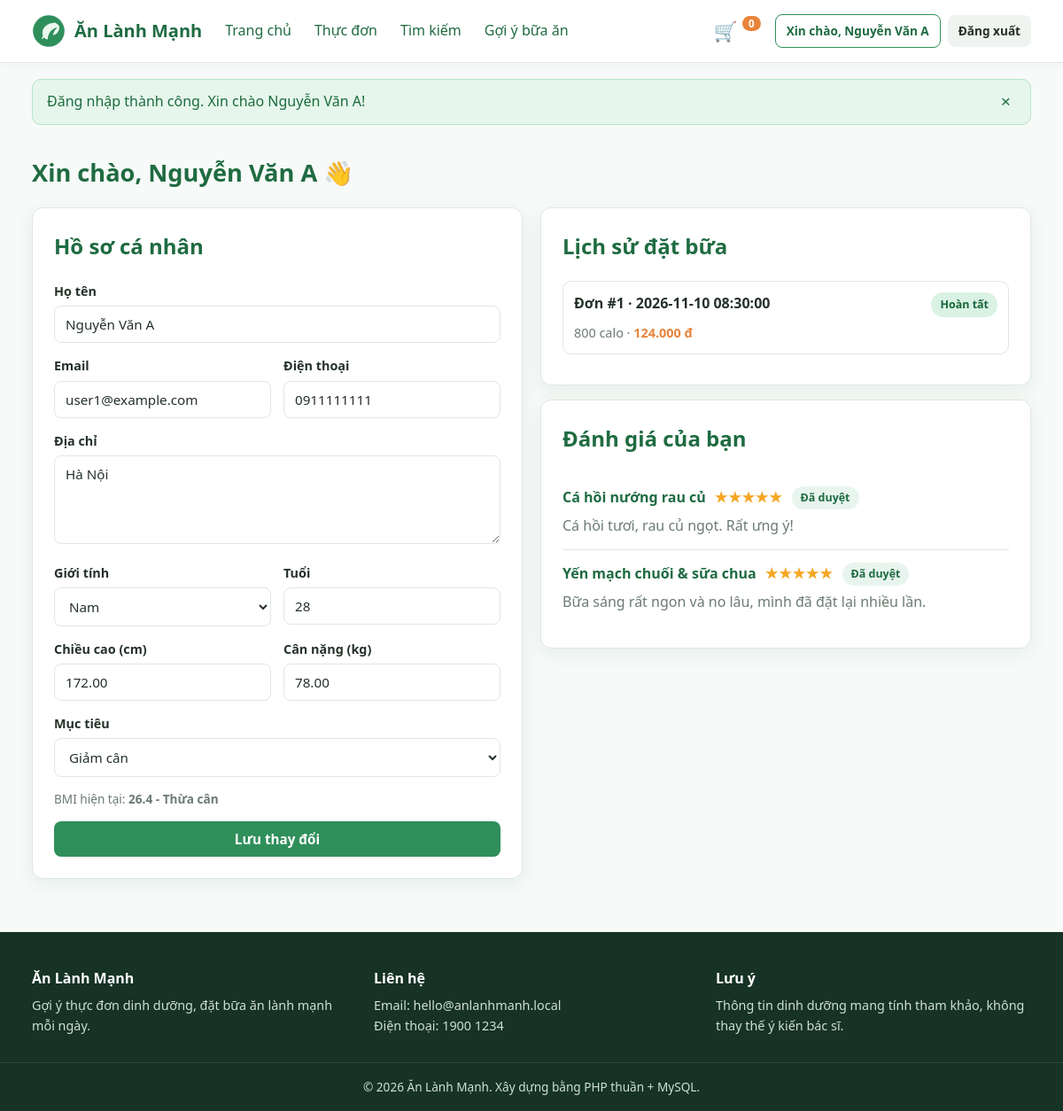
The app's page /taikhoan.php (signed in) with its own data.
### tables this page shows
CREATE TABLE nguoi_dung (
    id INT AUTO_INCREMENT PRIMARY KEY,
    ho_ten VARCHAR(150) NOT NULL,
    email VARCHAR(150) NOT NULL UNIQUE,
    mat_khau VARCHAR(255) NOT NULL,
    gioi_tinh ENUM('nam','nu','khac') NOT NULL DEFAULT 'khac',
    tuoi INT NOT NULL DEFAULT 25,
    chieu_cao DECIMAL(5,2) NOT NULL DEFAULT 165.00,
    can_nang DECIMAL(5,2) NOT NULL DEFAULT 60.00,
    muc_do_hoat_dong ENUM('thap','trung_binh','cao') NOT NULL DEFAULT 'trung_binh',
    muc_tieu ENUM('giam_can','tang_can','duy_tri') NOT NULL DEFAULT 'duy_tri',
    dien_thoai VARCHAR(20) DEFAULT NULL,
    dia_chi TEXT,
    vai_tro ENUM('user','admin') NOT NULL DEFAULT 'user',
    trang_thai TINYINT(1) NOT NULL DEFAULT 1,
    created_at TIMESTAMP DEFAULT CURRENT_TIMESTAMP
);

CREATE TABLE don_hang (
    id INT AUTO_INCREMENT PRIMARY KEY,
    id_nguoi_dung INT NOT NULL,
    ho_ten VARCHAR(150) NOT NULL,
    dien_thoai VARCHAR(20) NOT NULL,
    dia_chi TEXT NOT NULL,
    tong_tien DECIMAL(10,2) NOT NULL,
    tong_calo INT NOT NULL DEFAULT 0,
    trang_thai ENUM('cho_xac_nhan','dang_chuan_bi','dang_giao','hoan_tat','huy') NOT NULL DEFAULT 'cho_xac_nhan',
    ghi_chu TEXT,
    created_at TIMESTAMP DEFAULT CURRENT_TIMESTAMP,
    FOREIGN KEY (id_nguoi_dung) REFERENCES nguoi_dung(id) ON DELETE CASCADE
);

CREATE TABLE binh_luan (
    id INT AUTO_INCREMENT PRIMARY KEY,
    id_mon_an INT NOT NULL,
    id_nguoi_dung INT NOT NULL,
    danh_gia TINYINT NOT NULL DEFAULT 5,
    noi_dung TEXT NOT NULL,
    trang_thai TINYINT(1) NOT NULL DEFAULT 0,
    created_at TIMESTAMP DEFAULT CURRENT_TIMESTAMP,
    FOREIGN KEY (id_mon_an) REFERENCES mon_an(id) ON DELETE CASCADE,
    FOREIGN KEY (id_nguoi_dung) REFERENCES nguoi_dung(id) ON DELETE CASCADE
);

CREATE TABLE mon_an (
    id INT AUTO_INCREMENT PRIMARY KEY,
    ten VARCHAR(200) NOT NULL,
    slug VARCHAR(200) NOT NULL UNIQUE,
    id_danh_muc INT NOT NULL,
    id_nguon INT NOT NULL,
    mo_ta TEXT,
    nguyen_lieu TEXT,
    calo INT NOT NULL DEFAULT 0,
    protein DECIMAL(5,1) NOT NULL DEFAULT 0,
    carb DECIMAL(5,1) NOT NULL DEFAULT 0,
    fat DECIMAL(5,1) NOT NULL DEFAULT 0,
    gia DECIMAL(10,2) NOT NULL DEFAULT 0,
    hinh_anh VARCHAR(255) NOT NULL DEFAULT 'images/product/default.svg',
    trang_thai TINYINT(1) NOT NULL DEFAULT 1,
    luot_xem INT NOT NULL DEFAULT 0,
    created_at TIMESTAMP DEFAULT CURRENT_TIMESTAMP,
    FOREIGN KEY (id_danh_muc) REFERENCES danh_muc(id) ON DELETE CASCADE,
    FOREIGN KEY (id_nguon) REFERENCES nguon_cong_thuc(id) ON DELETE CASCADE
);

### includes/auth.php (called while the page is built, shortened)
<?php
function is_logged_in(): bool
{
    return isset($_SESSION['user_id']);
}
function current_user(): ?array
{
    global $pdo;
    static $cached = null;
    if ($cached === null) {
        $stmt = $pdo->prepare('SELECT * FROM nguoi_dung WHERE id = ?');
        $stmt->execute([$_SESSION['user_id']]);
        $cached = $stmt->fetch() ?: null;
    }
    return $cached;
}

### taikhoan.php (the view, shortened to what this page needs)
<?php
require __DIR__ . '/includes/db.php';
$user = current_user();
$stmt = $pdo->prepare('SELECT * FROM don_hang WHERE id_nguoi_dung = ? ORDER BY created_at DESC');
$stmt->execute([$_SESSION['user_id']]);
$orders = $stmt->fetchAll();
$stmt = $pdo->prepare("
    SELECT bl.*, m.ten AS ten_mon
    FROM binh_luan bl JOIN mon_an m ON bl.id_mon_an = m.id
    WHERE bl.id_nguoi_dung = ? ORDER BY bl.created_at DESC
");
$stmt->execute([$_SESSION['user_id']]);
$comments = $stmt->fetchAll();
include __DIR__ . '/includes/header.php';
?>
<section>
    <div class="section-head"><h1>Xin chào, <?= e($user['ho_ten']) ?> 👋</h1></div>
    <div class="grid grid-2">
        <div class="panel">
            <h2 style="margin-top:0;color:var(--green-dark)">Hồ sơ cá nhân</h2>
            <form method="post" action="taikhoan.php">
                <div class="form-group">
                    <label for="ho_ten">Họ tên</label>
                    <input type="text" id="ho_ten" name="ho_ten" value="<?= e($user['ho_ten']) ?>" required>
                </div>
                <div class="form-row">
                    <div class="form-group">
                        <label for="email">Email</label>
                        <input type="email" value="<?= e($user['email']) ?>" disabled>
                    </div>
                    <div class="form-group">
                        <label for="dien_thoai">Điện thoại</label>
                        <input type="text" id="dien_thoai" name="dien_thoai" value="<?= e($user['dien_thoai'] ?? '') ?>">
                    </div>
                </div>
                <div class="form-group">
                    <label for="dia_chi">Địa chỉ</label>
                    <textarea id="dia_chi" name="dia_chi"><?= e($user['dia_chi'] ?? '') ?></textarea>
                </div>
                <div class="form-row">
                    <div class="form-group">
                        <label for="gioi_tinh">Giới tính</label>
                        <select name="gioi_tinh" id="gioi_tinh">
                            <option value="nam" <?= $user['gioi_tinh']==='nam'?'selected':'' ?>>Nam</option>
                        </select>
                    </div>
                    <div class="form-group">
                        <label for="tuoi">Tuổi</label>
                        <input type="number" id="tuoi" name="tuoi" value="<?= e($user['tuoi']) ?>">
                    </div>
                </div>
                <div class="form-row">
                    <div class="form-group">
                        <label for="chieu_cao">Chiều cao (cm)</label>
                        <input type="number" step="0.1" id="chieu_cao" name="chieu_cao" value="<?= e($user['chieu_cao']) ?>">
                    </div>
                    <div class="form-group">
                        <label for="can_nang">Cân nặng (kg)</label>
                        <input type="number" step="0.1" id="can_nang" name="can_nang" value="<?= e($user['can_nang']) ?>">
                    </div>
                </div>
                <div class="form-group">
                    <label for="muc_tieu">Mục tiêu</label>
                    <select name="muc_tieu" id="muc_tieu">
                        <option value="giam_can" <?= $user['muc_tieu']==='giam_can'?'selected':'' ?>>Giảm cân</option>
                    </select>
                </div>
                <?php
                $bmi = bmi((float)$user['chieu_cao'], (float)$user['can_nang']);
                ?>
                <p class="hint">BMI hiện tại: <strong><?= e($bmi) ?> - <?= e(bmi_label($bmi)) ?></strong></p>
                <button type="submit" class="btn btn-primary btn-block">Lưu thay đổi</button>
            </form>
        </div>
        <div>
            <div class="panel">
                <h2 style="margin-top:0;color:var(--green-dark)">Lịch sử đặt bữa</h2>
                <?php if (!$orders): ?>
                    <p style="color:var(--muted)">Bạn chưa có đơn hàng nào. <a href="danhmuc.php">Đặt bữa ngay</a></p>
                <?php else: ?>
                    <?php foreach ($orders as $o): ?>
                        <div style="border:1px solid var(--border);border-radius:10px;padding:12px;margin-bottom:10px">
                            <div style="display:flex;justify-content:space-between;gap:8px">
                                <strong>Đơn #<?= (int)$o['id'] ?> · <?= e($o['created_at']) ?></strong>
                                <?= order_status_badge($o['trang_thai']) ?>
                            </div>
                            <div style="margin-top:6px;color:var(--muted);font-size:.9rem">
                                <?= (int)$o['tong_calo'] ?> calo · <strong style="color:var(--orange)"><?= money($o['tong_tien']) ?></strong>
                            </div>
                        </div>
                    <?php endforeach; ?>
                <?php endif; ?>
            </div>
            <div class="panel" style="margin-top:16px">
                <h2 style="margin-top:0;color:var(--green-dark)">Đánh giá của bạn</h2>
                <?php if (!$comments): ?>
                    <p style="color:var(--muted)">Bạn chưa có đánh giá nào.</p>
                <?php else: ?>
                    <?php foreach ($comments as $c): ?>
                        <div class="comment">
                            <div class="comment-head">
                                <a href="monan.php?id=<?= (int)$c['id_mon_an'] ?>"><?= e($c['ten_mon']) ?></a>
                                <span class="stars"><?= str_repeat('★', (int)$c['danh_gia']) ?></span>
                                <span class="pill"><?= (int)$c['trang_thai'] === 1 ? 'Đã duyệt' : 'Chờ duyệt' ?></span>
                            </div>
                            <p><?= e($c['noi_dung']) ?></p>
                        </div>
                    <?php endforeach; ?>
                <?php endif; ?>
            </div>
        </div>
    </div>
</section>
<?php include __DIR__ . '/includes/footer.php'; ?>

### includes/functions.php (shortened to what this page needs)
<?php
function e($value): string
{
    return htmlspecialchars((string)$value, ENT_QUOTES, 'UTF-8');
}
function flash_html(): string
{
    if (empty($_SESSION['flash'])) {
        return '';
    }
    $f = $_SESSION['flash'];
    return '<div class="alert alert-' . e($f['type']) . '" role="alert">'
        . e($f['message'])
        . '<button type="button" class="alert-close" aria-label="Đóng">&times;</button>'
        . '</div>';
}
function money($amount): string
{
    return number_format((float)$amount, 0, ',', '.') . ' đ';
}
function bmi(float $heightCm, float $weightKg): float
{
    $m = $heightCm / 100;
    return $m > 0 ? round($weightKg / ($m * $m), 1) : 0;
}
function bmi_label(float $bmi): string
{
    if ($bmi < 28)   return 'Thừa cân';
    return 'Béo phì';
}
function order_status_label(string $status): string
{
    return [
        'cho_xac_nhan'  => 'Chờ xác nhận',
        'dang_chuan_bi' => 'Đang chuẩn bị',
        'dang_giao'     => 'Đang giao',
        'hoan_tat'      => 'Hoàn tất',
        'huy'           => 'Đã hủy',
    ][$status] ?? $status;
}
function order_status_badge(string $status): string
{
    return '<span class="badge badge-' . e($status) . '">' . e(order_status_label($status)) . '</span>';
}

### css/style.css (style rules this page uses)
:root { --green: #2f8f5b; --green-dark: #1f6b41; --green-light: #e8f5ee; --orange: #e8833a; --text: #243129; --muted: #6b7b71; --bg: #f7faf8; --white: #fff; --border: #dfe8e2; --danger: #d64545; --warning: #d99a1c; --radius: 12px; --shadow: 0 6px 20px rgba(31, 107, 65, .08); }
* { box-sizing: border-box; }
html { scroll-behavior: smooth; }
body { margin: 0; font-family: "Segoe UI", Roboto, Helvetica, Arial, sans-serif; color: var(--text); background: var(--bg); line-height: 1.6; }
a { color: var(--green-dark); text-decoration: none; }
.btn { display: inline-block; border: 0; border-radius: 8px; cursor: pointer; padding: 10px 18px; font-size: .95rem; font-weight: 600; text-align: center; transition: .18s ease; font-family: inherit; }
.btn-primary { background: var(--green); color: #fff; }
.btn-block { width: 100%; }
.alert { display: flex; align-items: center; justify-content: space-between; gap: 12px; padding: 12px 16px; border-radius: 10px; margin: 18px 0; font-weight: 500; }
.alert-success { background: #e6f6ec; color: #1c6b3c; border: 1px solid #b7e2c8; }
.alert-close { background: none; border: 0; font-size: 1.2rem; cursor: pointer; color: inherit; }
section { margin: 32px 0; }
.section-head { display: flex; align-items: end; justify-content: space-between; gap: 12px; margin-bottom: 18px; }
.section-head h1, .section-head h2 { margin: 0; font-size: 1.7rem; color: var(--green-dark); }
.grid { display: grid; gap: 20px; }
.grid-2 { grid-template-columns: repeat(2, minmax(0, 1fr)); }
.pill { background: var(--green-light); color: var(--green-dark); border-radius: 999px; padding: 3px 10px; font-size: .78rem; font-weight: 600; }
.panel { background: #fff; border: 1px solid var(--border); border-radius: var(--radius); padding: 24px; box-shadow: var(--shadow); }
.form-group { margin-bottom: 14px; }
.form-group label { display: block; font-weight: 600; margin-bottom: 5px; font-size: .9rem; }
input, select, textarea { width: 100%; padding: 10px 12px; border: 1px solid var(--border); border-radius: 8px; font-family: inherit; font-size: .95rem; background: #fff; color: var(--text); }
textarea { min-height: 100px; resize: vertical; }
.form-row { display: grid; grid-template-columns: 1fr 1fr; gap: 14px; }
.hint { color: var(--muted); font-size: .85rem; margin-top: 4px; }
.badge { display: inline-block; padding: 4px 10px; border-radius: 999px; font-size: .78rem; font-weight: 700; white-space: nowrap; }
.badge-hoan_tat { background: #d9f2e3; color: #17653a; }
.comment { border-bottom: 1px solid var(--border); padding: 14px 0; }
.comment:last-child { border-bottom: 0; }
.comment-head { display: flex; gap: 10px; align-items: center; font-weight: 600; }
.stars { color: #f5a623; letter-spacing: 1px; }
.comment p { margin: 6px 0 0; color: var(--muted); }

### records on screen
nguoi_dung: ho_ten "Nguyễn Văn A", email "user1@example.com", dien_thoai "0911111111", dia_chi "Hà Nội", gioi_tinh "Nam", tuoi "28", chieu_cao "172.00", can_nang "78.00", muc_tieu "Giảm cân", bmi "26.4", bmi_label($bmi) "Thừa cân"
don_hang: id "1", created_at "2026-11-10 08:30:00", trang_thai "Hoàn tất", tong_calo "800", tong_tien "124.000 đ"
binh_luan: id_mon_an.ten "Cá hồi nướng rau củ", danh_gia "★★★★★", trang_thai "Đã duyệt", noi_dung "Cá hồi tươi, rau củ ngọt. Rất ưng ý!"
binh_luan: id_mon_an.ten "Yến mạch chuối & sữa chua", danh_gia "★★★★★", trang_thai "Đã duyệt", noi_dung "Bữa sáng rất ngon và no lâu, mình đã đặt lại nhiều lần."

### other values on screen
cart_count() "0"
$_SESSION['ho_ten'] "Nguyễn Văn A"
$f['message'] "Đăng nhập thành công. Xin chào Nguyễn Văn A!"
